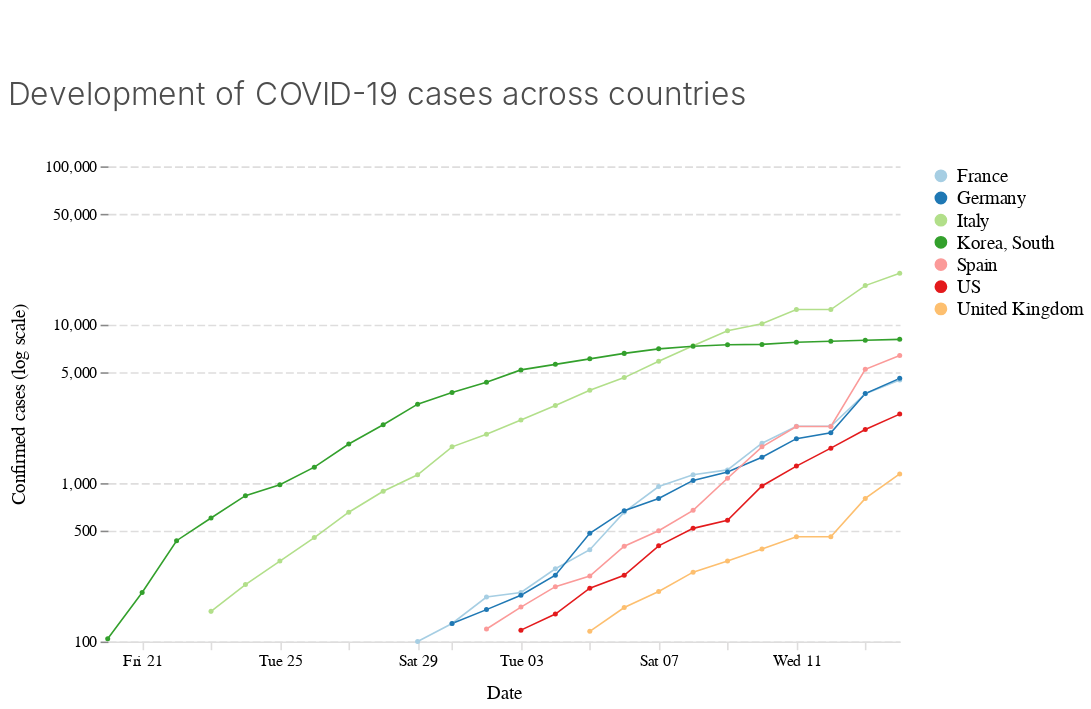

This figure's notebook cell:
### Markdown cell above
## Case count per day

### Code cell
alt.Chart(
    confirmed_sel, 
    height=300,
    title='Development of COVID-19 cases across countries'
).mark_line(
    point=alt.OverlayMarkDef(shape='circle', size=10)
).encode(
    alt.X('date:T', title='Date'),
    alt.Y(
        'value:Q', 
        scale=alt.Scale(
            type='log', 
            bins=[100,500,1000,5000,10000,50000,100000]),
        title='Confirmed cases (log scale)'
    ),
    color='country:N')

### Figure 1 — Vega-Lite specification as saved in the notebook (floating-point values rounded to 4 significant figures)
{"$schema": "https://vega.github.io/schema/vega-lite/v3.4.0.json", "config": {"area": {"fill": "#1696d2"}, "axisX": {"domain": true, "domainColor": "#DEDDDD", "domainDashOffset": 10, "domainWidth": 1, "grid": false, "labelAngle": 0, "labelFont": "Avenir", "labelFontSize": 10, "tickColor": "#DEDDDD", "titleFont": "Avenir", "titleFontSize": 12, "titleFontWeight": 400, "titlePadding": 10}, "axisY": {"domain": false, "domainDashOffset": 10, "grid": true, "gridColor": "#DEDDDD", "gridDash": [5, 2], "gridWidth": 1, "labelAngle": 0, "labelFont": "Avenir", "labelFontSize": 10, "titleFont": "Avenir", "titleFontSize": 12, "titleFontWeight": 400, "titlePadding": 10}, "bar": {"fill": "#1696d2", "strokeWidth": 0}, "guide-title": {"color": "Monospace", "font": "Avenir", "fontSize": 15}, "header": {"titleFontSize": 12, "titleFontWeight": 400}, "legend": {"labelFont": "Avenir", "labelFontSize": 12, "symbolSize": 50, "symbolType": "circle", "title": "", "titleFont": "Avenir", "titleFontSize": 12}, "line": {"color": "#1696d2", "stroke": "#1696d2", "strokeWidth": 1}, "path": {"stroke": "#1696d2"}, "point": {"filled": true}, "range": {"category": ["#a6cee3", "#1f78b4", "#b2df8a", "#33a02c", "#fb9a99", "#e31a1c", "#fdbf6f", "#ff7f00"], "diverging": ["#cfe8f3", "#a2d4ec", "#73bfe2", "#46abdb", "#1696d2", "#12719e"]}, "text": {"align": "right", "color": "#1696d2", "font": "Avenir", "fontSize": 12, "fontWeight": 400, "size": 11}, "title": {"anchor": "start", "color": "#4d4d4d", "font": "Avenir", "fontSize": 20, "fontWeight": 300, "lineHeight": 100, "offset": 30}, "trail": {"color": "#1696d2", "stroke": "#1696d2"}, "view": {"strokeWidth": 0}}, "data": {"name": "data-e4947995e69e3c7de8ba1c47fd7972f7"}, "datasets": {"data-e4947995e69e3c7de8ba1c47fd7972f7": [{"country": "France", "date": "2020-02-29T00:00:00", "value": 100}, {"country": "France", "date": "2020-03-01T00:00:00", "value": 130}, {"country": "France", "date": "2020-03-02T00:00:00", "value": 191}, {"country": "France", "date": "2020-03-03T00:00:00", "value": 204}, {"country": "France", "date": "2020-03-04T00:00:00", "value": 288}, {"country": "France", "date": "2020-03-05T00:00:00", "value": 380}, {"country": "France", "date": "2020-03-06T00:00:00", "value": 656}, {"country": "France", "date": "2020-03-07T00:00:00", "value": 952}, {"country": "France", "date": "2020-03-08T00:00:00", "value": 1129}, {"country": "France", "date": "2020-03-09T00:00:00", "value": 1212}, {"country": "France", "date": "2020-03-10T00:00:00", "value": 1787}, {"country": "France", "date": "2020-03-11T00:00:00", "value": 2284}, {"country": "France", "date": "2020-03-12T00:00:00", "value": 2284}, {"country": "France", "date": "2020-03-13T00:00:00", "value": 3667}, {"country": "France", "date": "2020-03-14T00:00:00", "value": 4480}, {"country": "Germany", "date": "2020-03-01T00:00:00", "value": 130}, {"country": "Germany", "date": "2020-03-02T00:00:00", "value": 159}, {"country": "Germany", "date": "2020-03-03T00:00:00", "value": 196}, {"country": "Germany", "date": "2020-03-04T00:00:00", "value": 262}, {"country": "Germany", "date": "2020-03-05T00:00:00", "value": 482}, {"country": "Germany", "date": "2020-03-06T00:00:00", "value": 670}, {"country": "Germany", "date": "2020-03-07T00:00:00", "value": 799}, {"country": "Germany", "date": "2020-03-08T00:00:00", "value": 1040}, {"country": "Germany", "date": "2020-03-09T00:00:00", "value": 1176}, {"country": "Germany", "date": "2020-03-10T00:00:00", "value": 1457}, {"country": "Germany", "date": "2020-03-11T00:00:00", "value": 1908}, {"country": "Germany", "date": "2020-03-12T00:00:00", "value": 2078}, {"country": "Germany", "date": "2020-03-13T00:00:00", "value": 3675}, {"country": "Germany", "date": "2020-03-14T00:00:00", "value": 4585}, {"country": "Italy", "date": "2020-02-23T00:00:00", "value": 155}, {"country": "Italy", "date": "2020-02-24T00:00:00", "value": 229}, {"country": "Italy", "date": "2020-02-25T00:00:00", "value": 322}, {"country": "Italy", "date": "2020-02-26T00:00:00", "value": 453}, {"country": "Italy", "date": "2020-02-27T00:00:00", "value": 655}, {"country": "Italy", "date": "2020-02-28T00:00:00", "value": 888}, {"country": "Italy", "date": "2020-02-29T00:00:00", "value": 1128}, {"country": "Italy", "date": "2020-03-01T00:00:00", "value": 1694}, {"country": "Italy", "date": "2020-03-02T00:00:00", "value": 2036}, {"country": "Italy", "date": "2020-03-03T00:00:00", "value": 2502}, {"country": "Italy", "date": "2020-03-04T00:00:00", "value": 3089}, {"country": "Italy", "date": "2020-03-05T00:00:00", "value": 3858}, {"country": "Italy", "date": "2020-03-06T00:00:00", "value": 4636}, {"country": "Italy", "date": "2020-03-07T00:00:00", "value": 5883}, {"country": "Italy", "date": "2020-03-08T00:00:00", "value": 7375}, {"country": "Italy", "date": "2020-03-09T00:00:00", "value": 9172}, {"country": "Italy", "date": "2020-03-10T00:00:00", "value": 10149}, {"country": "Italy", "date": "2020-03-11T00:00:00", "value": 12462}, {"country": "Italy", "date": "2020-03-12T00:00:00", "value": 12462}, {"country": "Italy", "date": "2020-03-13T00:00:00", "value": 17660}, {"country": "Italy", "date": "2020-03-14T00:00:00", "value": 21157}, {"country": "Korea, South", "date": "2020-02-20T00:00:00", "value": 104}, {"country": "Korea, South", "date": "2020-02-21T00:00:00", "value": 204}, {"country": "Korea, South", "date": "2020-02-22T00:00:00", "value": 433}, {"country": "Korea, South", "date": "2020-02-23T00:00:00", "value": 602}, {"country": "Korea, South", "date": "2020-02-24T00:00:00", "value": 833}, {"country": "Korea, South", "date": "2020-02-25T00:00:00", "value": 977}, {"country": "Korea, South", "date": "2020-02-26T00:00:00", "value": 1261}, {"country": "Korea, South", "date": "2020-02-27T00:00:00", "value": 1766}, {"country": "Korea, South", "date": "2020-02-28T00:00:00", "value": 2337}, {"country": "Korea, South", "date": "2020-02-29T00:00:00", "value": 3150}, {"country": "Korea, South", "date": "2020-03-01T00:00:00", "value": 3736}, {"country": "Korea, South", "date": "2020-03-02T00:00:00", "value": 4335}, {"country": "Korea, South", "date": "2020-03-03T00:00:00", "value": 5186}, {"country": "Korea, South", "date": "2020-03-04T00:00:00", "value": 5621}, {"country": "Korea, South", "date": "2020-03-05T00:00:00", "value": 6088}, {"country": "Korea, South", "date": "2020-03-06T00:00:00", "value": 6593}, {"country": "Korea, South", "date": "2020-03-07T00:00:00", "value": 7041}, {"country": "Korea, South", "date": "2020-03-08T00:00:00", "value": 7314}, {"country": "Korea, South", "date": "2020-03-09T00:00:00", "value": 7478}, {"country": "Korea, South", "date": "2020-03-10T00:00:00", "value": 7513}, {"country": "Korea, South", "date": "2020-03-11T00:00:00", "value": 7755}, {"country": "Korea, South", "date": "2020-03-12T00:00:00", "value": 7869}, {"country": "Korea, South", "date": "2020-03-13T00:00:00", "value": 7979}, {"country": "Korea, South", "date": "2020-03-14T00:00:00", "value": 8086}, {"country": "Spain", "date": "2020-03-02T00:00:00", "value": 120}, {"country": "Spain", "date": "2020-03-03T00:00:00", "value": 165}, {"country": "Spain", "date": "2020-03-04T00:00:00", "value": 222}, {"country": "Spain", "date": "2020-03-05T00:00:00", "value": 259}, {"country": "Spain", "date": "2020-03-06T00:00:00", "value": 400}, {"country": "Spain", "date": "2020-03-07T00:00:00", "value": 500}, {"country": "Spain", "date": "2020-03-08T00:00:00", "value": 673}, {"country": "Spain", "date": "2020-03-09T00:00:00", "value": 1073}, {"country": "Spain", "date": "2020-03-10T00:00:00", "value": 1695}, {"country": "Spain", "date": "2020-03-11T00:00:00", "value": 2277}, {"country": "Spain", "date": "2020-03-12T00:00:00", "value": 2277}, {"country": "Spain", "date": "2020-03-13T00:00:00", "value": 5232}, {"country": "Spain", "date": "2020-03-14T00:00:00", "value": 6391}, {"country": "US", "date": "2020-03-03T00:00:00", "value": 118}, {"country": "US", "date": "2020-03-04T00:00:00", "value": 149}, {"country": "US", "date": "2020-03-05T00:00:00", "value": 217}, {"country": "US", "date": "2020-03-06T00:00:00", "value": 262}, {"country": "US", "date": "2020-03-07T00:00:00", "value": 402}, {"country": "US", "date": "2020-03-08T00:00:00", "value": 518}, {"country": "US", "date": "2020-03-09T00:00:00", "value": 583}, {"country": "US", "date": "2020-03-10T00:00:00", "value": 959}, {"country": "US", "date": "2020-03-11T00:00:00", "value": 1281}, {"country": "US", "date": "2020-03-12T00:00:00", "value": 1663}, {"country": "US", "date": "2020-03-13T00:00:00", "value": 2179}, {"country": "US", "date": "2020-03-14T00:00:00", "value": 2727}, {"country": "United Kingdom", "date": "2020-03-05T00:00:00", "value": 116}, {"country": "United Kingdom", "date": "2020-03-06T00:00:00", "value": 164}, {"country": "United Kingdom", "date": "2020-03-07T00:00:00", "value": 207}, {"country": "United Kingdom", "date": "2020-03-08T00:00:00", "value": 274}, {"country": "United Kingdom", "date": "2020-03-09T00:00:00", "value": 322}, {"country": "United Kingdom", "date": "2020-03-10T00:00:00", "value": 384}, {"country": "United Kingdom", "date": "2020-03-11T00:00:00", "value": 459}, {"country": "United Kingdom", "date": "2020-03-12T00:00:00", "value": 459}, {"country": "United Kingdom", "date": "2020-03-13T00:00:00", "value": 801}, {"country": "United Kingdom", "date": "2020-03-14T00:00:00", "value": 1143}]}, "encoding": {"color": {"field": "country", "type": "nominal"}, "x": {"field": "date", "title": "Date", "type": "temporal"}, "y": {"field": "value", "scale": {"bins": [100, 500, 1000, 5000, 10000, 50000, 100000], "type": "log"}, "title": "Confirmed cases (log scale)", "type": "quantitative"}}, "height": 300, "mark": {"point": {"shape": "circle", "size": 10}, "type": "line"}, "padding": {"bottom": 5, "left": 5, "right": 5, "top": 50}, "title": "Development of COVID-19 cases across countries", "width": 500}
